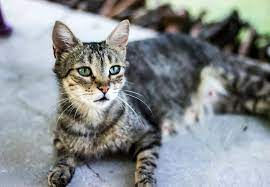
#> input picture linear_classification/data/cats/cat1.jpg, 270 x 187 px
$ python knn.py   (older library calls are emulated)
#> lines starting #> are read from the running program, lines starting #| are printed output that depends on the picture
import cv2
import numpy as np
import matplotlib.pyplot as plt
import os
import random
# Load the image using OpenCV
PATH_CATS = os.path.join('data','cats')
PATH_DOGS = os.path.join('data','dogs')
image = cv2.imread(os.path.join(PATH_CATS,'cat1.jpg'))
#> image is the input picture: shape (187, 270, 3); mean B, G, R 142.4, 140.3, 135.6
HEIGHT = 250
WIDTH = 250


from skimage import feature
from skimage.color import rgb2gray
"""
Manual KNN
    -- for this task of binary classification of dog and cat images, I chose 3 features: texture, pixel intensity histogram, pixel values
    -- based on the distance between those features, weighted KNN was manually implemented
    -- Has decent but slow (expectedly) performance on augmented data
    -- Data augmentation: rotation, mirroring, change in color

"""

# Example function to compute GLCM texture features for a grayscale image
def compute_glcm_features(image):
    # Convert image to grayscale
    image = cv2.resize(image, (HEIGHT,WIDTH))
    gray_image = rgb2gray(image)

    # Convert the grayscale image to unsigned integer type
    gray_image_uint = gray_image.astype(np.uint8)

    # Compute GLCM with adjusted parameters
    glcm = feature.graycomatrix(gray_image_uint, distances=[1,1.5,2,2.5,3,4,5,6], angles=[0,np.pi/4,np.pi/2, 3*np.pi/4,np.pi], levels=32, symmetric=True, normed=False)

    # Compute GLCM properties (e.g., contrast, energy, homogeneity)
    contrast = feature.graycoprops(glcm, 'contrast')
    energy = feature.graycoprops(glcm, 'energy')
    homogeneity = feature.graycoprops(glcm, 'homogeneity')

    # Concatenate texture features into a single feature vector
    texture_features = np.concatenate([contrast.flatten(), energy.flatten(), homogeneity.flatten()])

    return texture_features

def dist_grayscale(img, point):
    score_new = compute_glcm_features(img)
    score_point = compute_glcm_features(point[2])
    return 100*np.linalg.norm(np.array(score_new)- np.array(score_point)), point


# [15 lines left out: functions hist_distance, distance_pixel, not called in this run]

def preprocess(img):
    resized_img_normal = cv2.resize(img, (HEIGHT,WIDTH))
    resized_img = resized_img_normal.astype(float)/255.0
    pixel_values = resized_img.reshape((-1, 3))
    return resized_img_normal, pixel_values, resized_img
img,img_pixes, img = preprocess(image)
#> in preprocess, `resized_img_normal = cv2.resize(img, (HEIGHT,WIDTH))`:
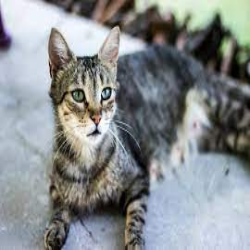
#> resized_img_normal: shape (250, 250, 3); mean B, G, R 142.3, 140.2, 135.5
#print(os.path.join(PATH_DOGS,os.listdir(PATH_DOGS)[0]))
pic1 = cv2.imread(os.path.join(PATH_CATS,random.choice(os.listdir(PATH_CATS))))
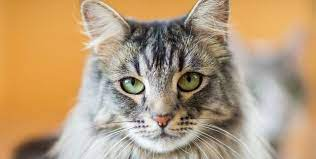
#> input picture linear_classification/data/cats/cat10.jpg, 316 x 159 px
#> pic1 is the input picture: shape (159, 316, 3); mean B, G, R 121.7, 155.2, 182.4
#print(compute_glcm_features(pic1))
#print(preprocess(pic1))
pic2 = cv2.imread(os.path.join(PATH_CATS,random.choice(os.listdir(PATH_CATS))))
print(dist_grayscale(pic1,[0,0,pic2])[0])
#> in compute_glcm_features, `image = cv2.resize(image, (HEIGHT,WIDTH))`:
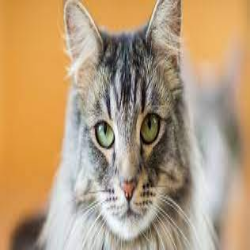
#> image: shape (250, 250, 3); mean of channels 0, 1, 2 121.6, 155.1, 182.3; drawn as B, G, R
#> in compute_glcm_features, `gray_image = rgb2gray(image)`:
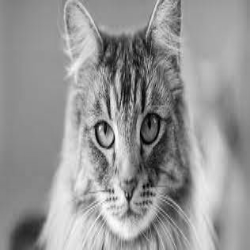
#> gray_image: shape (250, 250) float64; min 0.00394, max 0.995, mean 0.588
#> in compute_glcm_features, `gray_image_uint = gray_image.astype(np.uint8)`: gray_image_uint: shape (250, 250); every value is 0
#> in compute_glcm_features, `contrast = feature.graycoprops(glcm, 'contrast')`: contrast = [[0, 0, 0, 0, 0], [0, 0, 0, 0, 0], [0, 0, 0, 0, 0], [0, 0, 0, 0, 0], [0, 0, 0, 0, 0], [0, 0, 0, 0, 0], [0, 0, 0, 0, 0], [0, 0, 0, 0, 0]]
#> in compute_glcm_features, `energy = feature.graycoprops(glcm, 'energy')`: energy = [[1, 1, 1, 1, 1], [1, 1, 1, 1, 1], [1, 1, 1, 1, 1], [1, 1, 1, 1, 1], [1, 1, 1, 1, 1], [1, 1, 1, 1, 1], [1, 1, 1, 1, 1], [1, 1, 1, 1, 1]]
#> in compute_glcm_features, `homogeneity = feature.graycoprops(glcm, 'homogeneity')`: homogeneity has the same summary as energy
#> in compute_glcm_features, `texture_features = np.concatenate([contrast.flatten(), energy.flatten(..`: texture_features = 120 values from 0 to 1
#| 0.0
#> pass 3 of the loop in get_all_img, `for img in os.listdir(PATH_CATS):`:
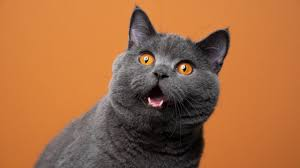
#> input picture linear_classification/data/cats/cat11.jpg, 300 x 168 px
#> in get_all_img, image is the input picture: shape (168, 300, 3); mean B, G, R 64.8, 107.2, 165.7
#> in preprocess (call 4), `resized_img_normal = cv2.resize(img, (HEIGHT,WIDTH))`:
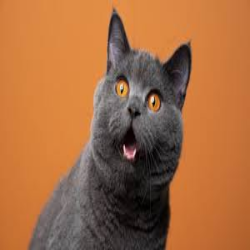
#> resized_img_normal: shape (250, 250, 3); mean B, G, R 64.7, 107.1, 165.7

#print(preprocess(pic1))
#print(hist_distance(pic1,pic2))
import sys

#sys.exit()

#print(preprocess(image))
# [31 lines left out: function feature_extraction, not called in this run]

def get_all_img():

    data = []
    for img in os.listdir(PATH_CATS):
        image = cv2.imread(os.path.join(PATH_CATS, img))
        preprocess_tuple = preprocess(image)
        data.append([preprocess_tuple[1], 1, image])
#> (the run stopped early here; a loop or call above may not have finished)
